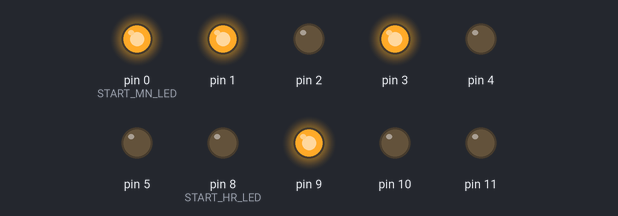
Bench run of a sketch on a simulated Arduino Uno, built with avr-gcc and run on an emulated ATmega328P. On the bench: output pins drawn as LEDs (lit = HIGH).

Above: at 0.1 s.
At 4.9 s:
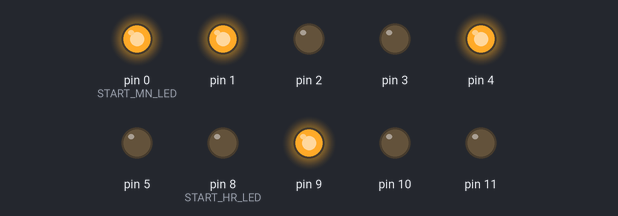
At 9.7 s:
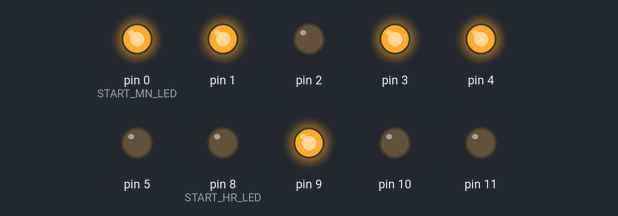
At 19.3 s:
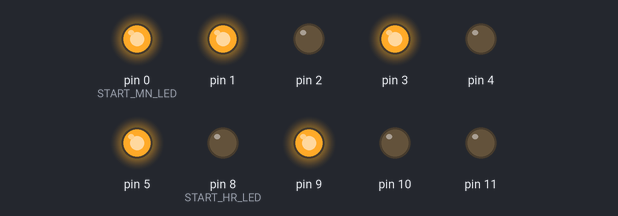
At 28.9 s:
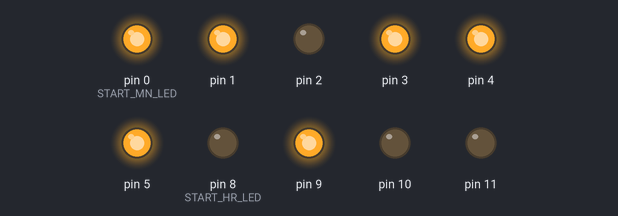
At 39.1 s:
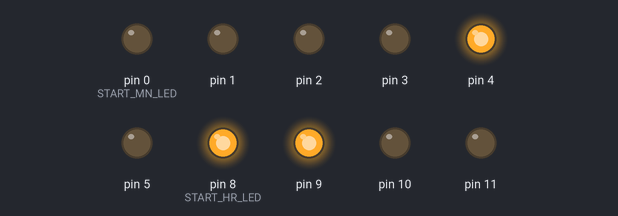
Timing chart, 0 to 40.0 s (numbered marks = the images above):
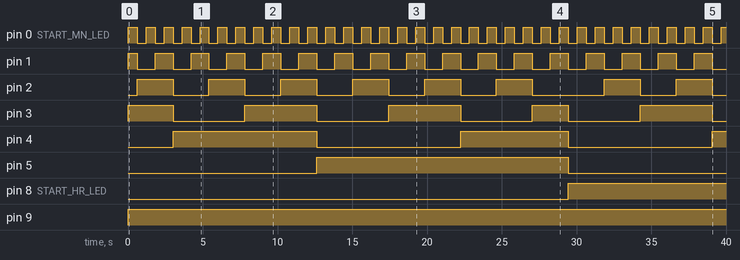

The sketch:

blink.ino
```cpp
int START_MN_LED = 0;
int START_HR_LED = 8;

int NB_MN_LED = 6;
int NB_HR_LED = 4;

int SECOND_LED = 13;

int mn;
int hr;

int ONE_SECOND = 10;

// the setup routine runs once when you press reset:
void setup() {
  // initialize the digital pin as an output.
  int i;

  for (i = START_MN_LED; i < START_MN_LED + NB_MN_LED; i++) {
      pinMode(i, OUTPUT);
  }
  for (i = START_HR_LED; i < START_HR_LED + NB_HR_LED; i++) {
      pinMode(i, OUTPUT);
  }

  hr = 2;
  mn = 11;
}

// the loop routine runs over and over again forever:
void loop() {
  static int second_cpt = 59;

  digitalWrite(SECOND_LED, second_cpt % 2 == 0 ? HIGH: LOW);
  second_cpt += 1;

  delay(ONE_SECOND);

  if (second_cpt < 60) {
    return;
  }

  second_cpt = 0;

  int i;
  int mask = 1;
  for (i = 0; i < NB_MN_LED; i++) {
    digitalWrite(START_MN_LED + i, mn & mask ? HIGH: LOW);
    mask = mask << 1;
  }
  mask = 1;
  for (i = 0; i < NB_HR_LED; i++) {
    digitalWrite(START_HR_LED + i, hr & mask ? HIGH: LOW);
    mask = mask << 1;
  }

  mn += 1;
  mn %= 60;
  if (mn == 0) {
    hr += 1;
    hr %= 12;
  }
}
```

Measured:
- by itself, pin 0 (START_MN_LED): alternates HIGH for 0.60 s and LOW for 0.60 s
- by itself, pin 1: repeats every 2.4 s: LOW 1.2 s, HIGH 1.2 s
- by itself, pin 2: goes 5 × (HIGH 2.4 s, LOW 2.4 s), HIGH 2.4 s, LOW 4.8 s, HIGH 2.4 s, LOW 2.4 s, HIGH 2.4 s, then LOW
- by itself, pin 3: LOW → HIGH at 0.01 s, → LOW 3.0 s later, → HIGH 4.8 s later, → LOW 4.8 s later, … (10 changes in this stretch)
- by itself, pin 4: goes HIGH 9.6 s, LOW 9.6 s, HIGH 7.2 s, LOW 9.6 s, then HIGH
- by itself, pin 5: LOW → HIGH at 12.6 s, → LOW 16.8 s later
- by itself, pin 8 (START_HR_LED): LOW → HIGH at 29.5 s
- by itself, pin 9: LOW → HIGH at 0.01 s
